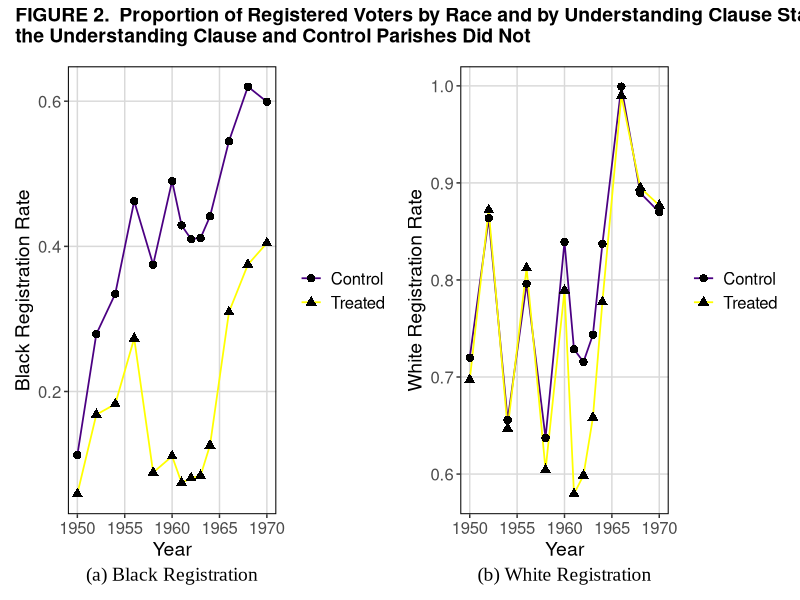
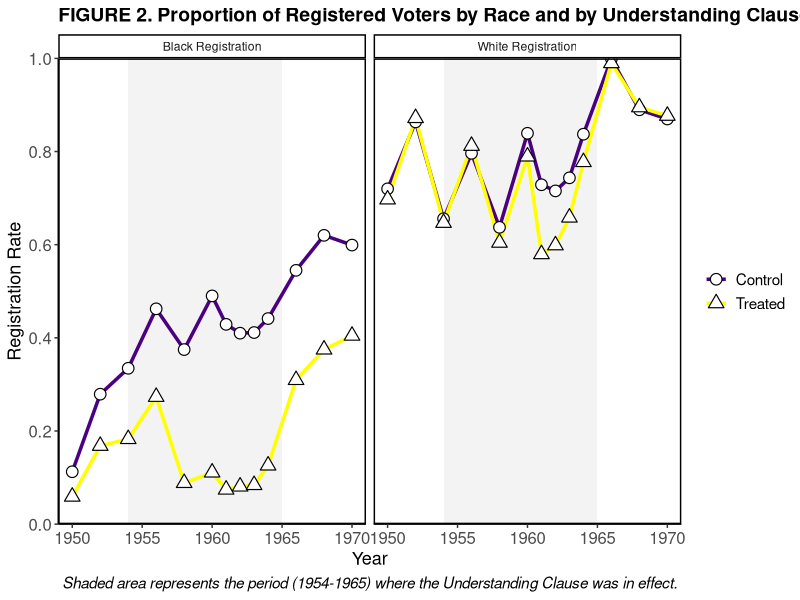

Write R code to recreate these figures, in order.
# Load necessary libraries
library(tidyverse)
library(haven)
library(patchwork)

#+ This is what I want:
#+ A figure with two line graphs. One line graph shows Black Registration across years in two groups. Group one "Control" and group two "Treated".
#+ The group "Treated" are those that have 1 in column "Understanding Clause" and group "Control" have 0 in column "Understanding Clause". 
#+ I want the graph to show registration from 0 to 0.6. The years covered are 1950 to 1970. 
#+ Figure should have title: FIGURE2. Proportion of..
#+ Put two graphs in same figure. 

# Load dataset
data <- read_dta("la_turnout_basic.dta")

# Understanding the data ----
# Print all column names
colnames(data)

# Currently data listed by parish number by year. I will need to transform to treatment group by year. 

# My columns of interest are year, understandingclause2, whitegrate, and blackgrate

# Checking for missing values 
# Select the columns of interest
cols_of_interest <- data %>% select(year, understandingclause2, whiteregrate, blackregrate)

# Check for missing values in each column
missing_summary <- cols_of_interest %>%
  summarise(across(everything(), ~ sum(is.na(.)), .names = "Missing_{.col}"))

# Print the summary of missing values
print(missing_summary)

# Preparing the data ----

# Filter Data for Years 1950-1970
data_und <- data %>%
  filter(year >= 1950 & year <= 1970)

# Handling missing values
data_und <- data_und %>%
  group_by(parishnumber) %>%  # Group by Parish to apply imputation per parish
  mutate(
    # Interpolation for missing values (Linear)
    brrate = ifelse(is.na(blackregrate), approx(year, blackregrate, year, rule = 2)$y, blackregrate),
    wrrate = ifelse(is.na(whiteregrate), approx(year, whiteregrate, year, rule = 2)$y, whiteregrate)
  ) %>%
  ungroup()  # Ungroup for further processing

# Check for missing values again
# Check for missing values in each column
missing_summary <- data_und %>%
  summarise(across(everything(), ~ sum(is.na(.)), .names = "Missing_{.col}"))

# Print the summary
print(missing_summary)

## From here on, I will work with year, understandingclause2, brrate, wrrate

# Transform the Data ----
#+ New columns: Year, Treatment Group, Black Registration Rate, White Registration Rate
#+ Years: 1950 to 1970 from year column, 
#+ Treatment Group = "Treated" if understandingclause2 column = 1 and = "Control" if understandingclause2 column = 0.
#+ Black Registration Rate is the average of column brrate of all observations for each year for each group Treated or Control
#+ White Registration Rate is the average of column wrrate of all observations for each year for each group Treated or Control

# Print all column names to name properly in code
colnames(data_und)

# Apply data transformations
transformed_data <- data_und %>%
  filter(year >= 1950 & year <= 1970) %>% 
  mutate(
    Treatment_Group = case_when(
      understandingclause2 == 1 ~ "Treated",
      understandingclause2 == 0 ~ "Control",
      TRUE ~ NA_character_  
    )
  ) %>%
  group_by(year, Treatment_Group) %>%
  summarise(
    Black_Registration_Rate = mean(brrate, na.rm = TRUE),  
    White_Registration_Rate = mean(wrrate, na.rm = TRUE),  
    .groups = "drop"  
  )

# View Transformed Data
print(transformed_data)

# Replication of Figure #2 ----

# Black Registration Rate Plot
plot_black <- ggplot(transformed_data, aes(x = year, y = Black_Registration_Rate, group = Treatment_Group)) +
  geom_line(aes(colour = Treatment_Group), linewidth = 0.6) +  # Thinner lines
  geom_point(aes(shape = Treatment_Group), size = 2.5, fill = "black") +  
  scale_color_manual(values = c("Control" = "#4B0082", "Treated" = "yellow")) +  
  scale_shape_manual(values = c("Control" = 16, "Treated" = 17)) +  
  labs(
    x = "Year",
    y = "Black Registration Rate",
    caption = "(a) Black Registration"
  ) +
  theme_bw() +  
  theme(
    legend.position = "right",
    legend.title = element_blank(),
    legend.text = element_text(size = 12),
    panel.grid.major = element_line(color = "gray85"),
    panel.grid.minor = element_blank(),
    panel.border = element_rect(color = "black", fill = NA, linewidth = 0.7),  # Subtle border
    axis.text = element_text(size = 12),
    axis.title = element_text(size = 14),
    plot.caption = element_text(size = 14, family = "Times New Roman", hjust = 0.5, margin = margin(t = 5))
  )

# White Registration Rate Plot
plot_white <- ggplot(transformed_data, aes(x = year, y = White_Registration_Rate, group = Treatment_Group)) +
  geom_line(aes(colour = Treatment_Group), linewidth = 0.6) +  # Thinner lines
  geom_point(aes(shape = Treatment_Group), size = 2.5, fill = "black") +  
  scale_color_manual(values = c("Control" = "#4B0082", "Treated" = "yellow")) +  
  scale_shape_manual(values = c("Control" = 16, "Treated" = 17)) +  
  labs(
    x = "Year",
    y = "White Registration Rate",
    caption = "(b) White Registration"
  ) +
  theme_bw() +  
  theme(
    legend.position = "right",
    legend.title = element_blank(),
    legend.text = element_text(size = 12),
    panel.grid.major = element_line(color = "gray85"),
    panel.grid.minor = element_blank(),
    panel.border = element_rect(color = "black", fill = NA, linewidth = 0.7),  # Subtle border
    axis.text = element_text(size = 12),
    axis.title = element_text(size = 14),
    plot.caption = element_text(size = 14, family = "Times New Roman", hjust = 0.5, margin = margin(t = 5))
  )

# Combine Plots to Match Figure 2 from Chapter
combined_plot <- (plot_black | plot_white) +  
  plot_annotation(
    title = "FIGURE 2.  Proportion of Registered Voters by Race and by Understanding Clause Status. Treated Parishes Enforced \nthe Understanding Clause and Control Parishes Did Not",
    theme = theme(
      plot.title = element_text(size = 14, face = "bold", hjust = 0, margin = margin(b = 8))  
    )
  )

# Print the final combined plot
print(combined_plot)

# Improving Figure #2 ----

# Pivot data for faceting (Reshape from wide to long format)
transformed_data_long <- transformed_data %>%
  pivot_longer(cols = c(Black_Registration_Rate, White_Registration_Rate),
               names_to = "Race",
               values_to = "Registration_Rate") %>%
  mutate(Race = recode(Race, 
                       "Black_Registration_Rate" = "Black Registration",
                       "White_Registration_Rate" = "White Registration"))

# Create the plot with faceting
figure_2 <- ggplot(transformed_data_long, aes(x = year, y = Registration_Rate, 
                                              group = Treatment_Group, color = Treatment_Group, shape = Treatment_Group)) +
  
  # Add a shaded area for Understanding Clause enforcement (1954-1965)
  annotate("rect", xmin = 1954, xmax = 1965, ymin = 0, ymax = 1, fill = "gray85", alpha = 0.3) +
  
  # Line plot (kept the same)
  geom_line(linewidth = 1.2) +  
  
  # Points: TRUE hollow shapes with thin black border
  geom_point(size = 3.5, stroke = 0.6, fill = "white", color = "black") +  
  
  # Custom colors and shapes (Now using 21 & 24 for hollow effect)
  scale_color_manual(values = c("Control" = "#4B0082", "Treated" = "yellow")) +  
  scale_shape_manual(values = c("Control" = 21, "Treated" = 24)) +  
  
  # Faceting to create two subplots
  facet_wrap(~Race) +
  
  # Adjust axes
  scale_x_continuous(breaks = seq(1950, 1970, by = 5), limits = c(1950, 1970)) +
  scale_y_continuous(breaks = seq(0, 1, by = 0.2), limits = c(0, 1), expand = expansion(mult = c(0, 0))) +
  
  # Labels and Title
  labs(
    x = "Year",
    y = "Registration Rate",
    title = "FIGURE 2. Proportion of Registered Voters by Race and by Understanding Clause Status",
    caption = "Shaded area represents the period (1954-1965) where the Understanding Clause was in effect."
  ) +
  
  # Theme adjustments
  theme_classic() +  # Removes gridlines
  theme(
    legend.position = "right",
    legend.title = element_blank(),
    legend.text = element_text(size = 11),
    panel.border = element_rect(color = "black", fill = NA, linewidth = 1),
    axis.text = element_text(size = 12),
    axis.title = element_text(size = 13),
    plot.title = element_text(size = 14, face = "bold", hjust = 0),
    plot.caption = element_text(size = 11, hjust = 0.5, face = "italic")
  )

# Print the improved figure
print(figure_2)